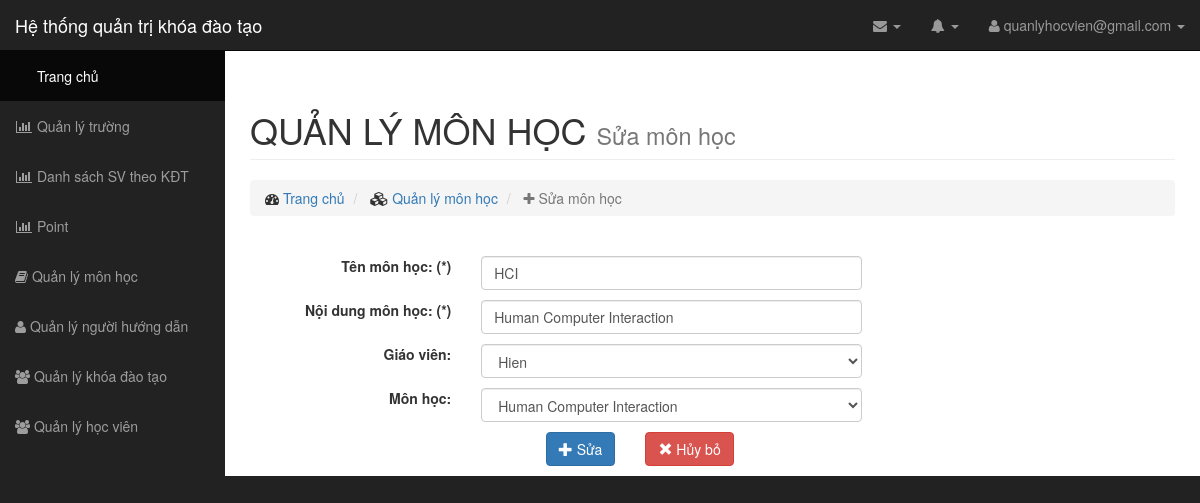
The app's page /teamplate/update/update_monhoc.php?subject_id=1 with its own data.
### tables this page shows
CREATE TABLE `subject` (
  `subject_id` int(11) NOT NULL,
  `course_id` int(11) NOT NULL,
  `tutor_id` int(11) NOT NULL,
  `subject_name` varchar(255) NOT NULL,
  `subject_content` varchar(255) NOT NULL
);

CREATE TABLE `tutor` (
  `tutor_id` int(11) NOT NULL,
  `tutor_name` varchar(255) NOT NULL,
  `tutor_phone` int(11) NOT NULL,
  `tutor_email` varchar(255) NOT NULL,
  `tutor_skype` varchar(255) NOT NULL
);

CREATE TABLE `courses` (
  `course_id` int(11) NOT NULL,
  `course_name` varchar(255) NOT NULL,
  `courses_code` varchar(255) NOT NULL,
  `date_start` date NOT NULL,
  `date_end` date NOT NULL
);

### teamplate/update/update_monhoc.php (the view, shortened to what this page needs)
<?php
    include "../connect.php";
    $subject_id = $_GET['subject_id'];
    $qr = $conn->query("SELECT subject.* FROM subject INNER JOIN tutor ON subject.tutor_id = tutor.tutor_id INNER JOIN courses ON subject.course_id = courses.course_id  WHERE subject.subject_id = $subject_id");
    $rs = mysqli_fetch_array($qr);
 ?>
<link rel="stylesheet" type="text/css" href="../../css/style.css">
<body>
    <div id="wrapper">
        <?php
        include_once '../../layout/menu.php'
        ?>
        <div id="page-wrapper">
            <div class="container-fluid">
                <div class="row">
                    <div class="col-lg-12">
                        <h1 class="page-header">
                            QUẢN LÝ MÔN HỌC
                            <small>Sửa môn học</small>
                        </h1>
                        <ol class="breadcrumb">
                            <li>
                                <i class="fa fa-dashboard"></i>  <a href="#">Trang chủ</a>
                            </li>
                            <li>
                                <i class="fa fa-cubes"></i><a href="#"> Quản lý môn học</a>
                            </li>
                            <li class="active">
                                <i class="fa fa-plus"></i> Sửa môn học
                            </li>
                        </ol>
                    </div>
                </div>
                <div class="row">
                <form action ="btn_update_monhoc.php" role="form" method="post" enctype="multipart/form-data">
                    <div class="row  ">
                        <label class="col-lg-3 right">Tên môn học: <span class="required">(*)</span></label>
                        <div class="col-lg-5"><input type="text" class="form-control" name="subject_name" value="<?= $rs['subject_name'] ?>"></div>
                    </div>
                    <div class="row ">
                        <label class="col-lg-3 right">Nội dung môn học: <span class="required">(*)</span></label>
                        <div class="col-lg-5"><input type="text" name="subject_content" class="form-control" value="<?= $rs['subject_content'] ?>"></div>
                    </div>
                    <?php
                        include "../connect.php";
                        $tutor_query = $conn->query("SELECT tutor.*  FROM `tutor`");
                     ?>
                    <div class="row">
                        <label class="col-lg-3 right">Giáo viên: </label>
                        <div class="col-lg-5">
                            <select class="form-control" name="tutor_id">
                            <?php while ($tutor =mysqli_fetch_array($tutor_query)) { ?>
                              <option <?= $rs['tutor_id'] == $tutor['tutor_id'] ? 'selected' : '' ;?> value="<?php  echo $tutor['tutor_id']?>"><?php echo $tutor['tutor_name']?></option>
                            <?php }?>
                            </select>
                        </div>
                    </div>
                    <?php
                        $course_query = $conn->query("SELECT courses.*  FROM `courses`");
                     ?>
                    <div class="row">
                        <label class="col-lg-3 right">Môn học: </label>
                        <div class="col-lg-5">
                            <select class="form-control" name="course_id">
                            <?php while ($course =mysqli_fetch_array($course_query)) { ?>
                              <option <?= $rs['course_id'] == $course['course_id'] ? 'selected' : '' ;?> value="<?php  echo $course['course_id']?>"><?php echo $course['course_name']?></option>
                            <?php }?>
                            </select>
                        </div>
                    </div>
                    <div class="row button-area">
                        <div class="col-lg-3"></div>
                        <div class="col-lg-2 right">
                            <button type="submit" class="btn btn-primary" value="add" name="insert">
                                <span class="glyphicon glyphicon-plus"></span> Sửa
                            </button>
                        </div>
                        <div class="col-lg-2">
                            <a href="#" class="btn btn-danger">
                                <span class="glyphicon glyphicon-remove"></span> Hủy bỏ
                            </a>
                        </div>
                    </div>
                </form>
            </div>
            </div>
        </div>

### css/sb-admin.css (style rules this page uses)
body { margin-top: 100px; background-color: #222; }
@media (min-width:768px) { body { margin-top: 50px; } }
#wrapper { padding-left: 0; }
#page-wrapper { width: 100%; padding: 0; background-color: #fff; }
@media (min-width:768px) { #wrapper { padding-left: 225px; } }
@media (min-width:768px) { #page-wrapper { padding: 10px; } }

### css/style.css (style rules this page uses)
.row { padding-top: 10px; }
.right { text-align: right; }

### records on screen
subject: subject_name "HCI", subject_content "Human Computer Interaction", tutor_id "Hien", course_id "Human Computer Interaction"
